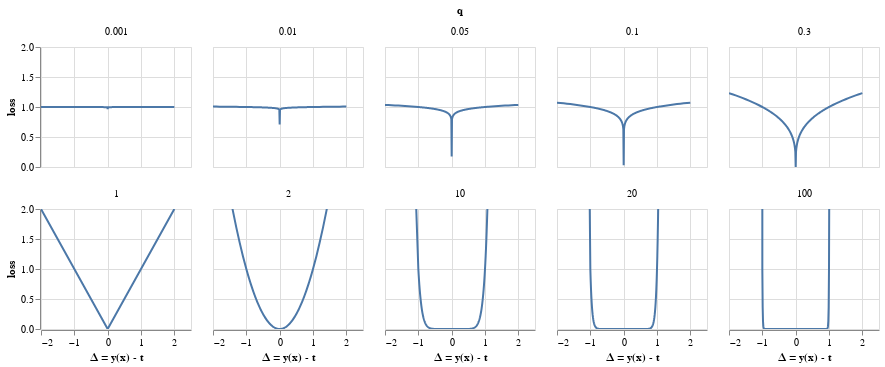

Write notebook code for a chart like this one.
### Markdown cell above
Visualize all $q$ values in separate panels

### Code cell
alt.Chart(df_plot, height=120, width=150).mark_line(clip=True).encode(
    x=alt.X("delta:Q", title='Δ = y(x) - t'),
    y=alt.Y(
        "loss:Q",
        scale=alt.Scale(domain=(0, 2)),
    ),
).facet(facet="q:Q", columns=5)

### Figure 1 — Vega-Lite specification as saved in the notebook (floating-point values rounded to 4 significant figures; data arrays with more than 128 entries replaced by an {"elided": "..."} marker saying what was removed)
{"config": {"view": {"continuousWidth": 400, "continuousHeight": 300}}, "data": {"name": "data-7f368881ae44da5e6e43e91813d0c116"}, "facet": {"type": "quantitative", "field": "q"}, "spec": {"mark": {"type": "line", "clip": true}, "encoding": {"x": {"type": "quantitative", "field": "delta", "title": "Δ = y(x) - t"}, "y": {"type": "quantitative", "field": "loss", "scale": {"domain": [0, 2]}}}, "height": 120, "width": 150}, "columns": 5, "$schema": "https://vega.github.io/schema/vega-lite/v4.8.1.json", "datasets": {"data-7f368881ae44da5e6e43e91813d0c116": {"elided": "2510 records"}}}
